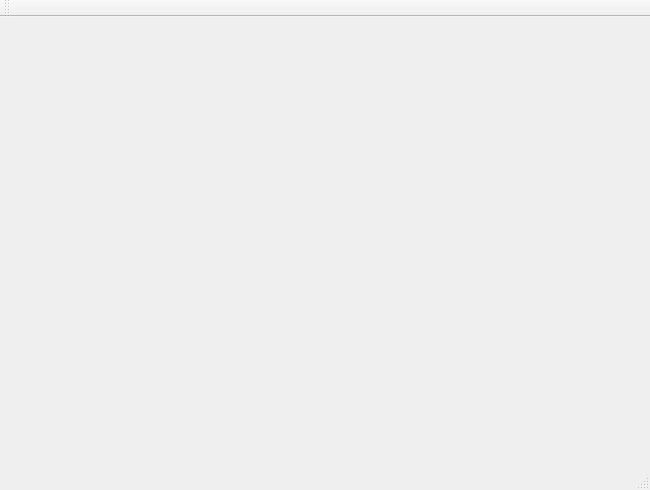
<?xml version="1.0" encoding="UTF-8"?>
<ui version="4.0">
 <class>QBuildingClass</class>
 <widget class="QMainWindow" name="QBuildingClass">
  <property name="geometry">
   <rect>
    <x>0</x>
    <y>0</y>
    <width>650</width>
    <height>490</height>
   </rect>
  </property>
  <property name="windowTitle">
   <string>QBuilding</string>
  </property>
  <widget class="QWidget" name="centralWidget">
   <layout class="QGridLayout" name="gridLayout">
    <item row="0" column="0">
     <widget class="CEditor" name="drawWidget" native="true"/>
    </item>
   </layout>
  </widget>
  <widget class="QToolBar" name="mainToolBar">
   <attribute name="toolBarArea">
    <enum>TopToolBarArea</enum>
   </attribute>
   <attribute name="toolBarBreak">
    <bool>false</bool>
   </attribute>
  </widget>
  <widget class="QStatusBar" name="statusBar"/>
 </widget>
 <layoutdefault spacing="6" margin="11"/>
 <customwidgets>
  <customwidget>
   <class>CEditor</class>
   <extends>QWidget</extends>
   <header>Editor.h</header>
   <container>1</container>
  </customwidget>
 </customwidgets>
 <resources>
  <include location="QBuilding.qrc"/>
 </resources>
 <connections/>
</ui>
